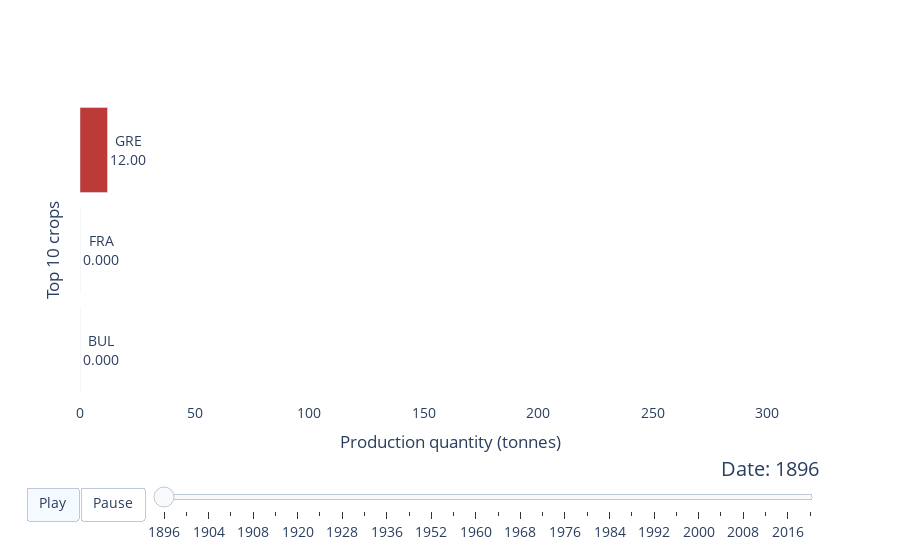

Source (notebook cell):
### Code cell
#1 Assign color to each unique item
from random import sample
import plotly.graph_objects as go

colors = {item: 'rgb({}, {}, {})'.format(*sample(range(256), 3)) for item in df['country_noc'].unique()}
df['color'] = df['country_noc'].map(colors)

my_raceplot = barplot(df,  item_column='country_noc', value_column='medals', time_column='edition')

my_raceplot.plot(item_label = 'Top 10 crops', value_label = 'Production quantity (tonnes)', frame_duration = 800)

### Figure 1 — Plotly figure (JSON) as saved in the notebook; plotly's stock layout.template omitted (floating-point values rounded to 4 significant figures)
{"data": [{"cliponaxis": false, "hoverinfo": "all", "marker": {"color": ["rgb(221, 176, 213)", "rgb(136, 88, 8)", "rgb(188, 58, 55)"]}, "orientation": "h", "textangle": 0, "textposition": "outside", "texttemplate": "%{y}<br>%{x:.4s}", "type": "bar", "x": [0, 0, 12], "y": ["BUL", "FRA", "GRE"]}], "layout": {"bargap": 0.15, "font": {"size": 14}, "plot_bgcolor": "#FFFFFF", "sliders": [{"active": 0, "currentvalue": {"font": {"size": 20}, "prefix": "Date: ", "visible": true, "xanchor": "right"}, "len": 0.9, "pad": {"b": 10, "t": 50}, "steps": [{"args": [["1896"], {"frame": {"duration": 800, "redraw": false}, "mode": "immediate", "transition": {"duration": 800}}], "label": "1896", "method": "animate"}, {"args": [["1900"], {"frame": {"duration": 800, "redraw": false}, "mode": "immediate", "transition": {"duration": 800}}], "label": "1900", "method": "animate"}, {"args": [["1904"], {"frame": {"duration": 800, "redraw": false}, "mode": "immediate", "transition": {"duration": 800}}], "label": "1904", "method": "animate"}, {"args": [["1906"], {"frame": {"duration": 800, "redraw": false}, "mode": "immediate", "transition": {"duration": 800}}], "label": "1906", "method": "animate"}, {"args": [["1908"], {"frame": {"duration": 800, "redraw": false}, "mode": "immediate", "transition": {"duration": 800}}], "label": "1908", "method": "animate"}, {"args": [["1912"], {"frame": {"duration": 800, "redraw": false}, "mode": "immediate", "transition": {"duration": 800}}], "label": "1912", "method": "animate"}, {"args": [["1920"], {"frame": {"duration": 800, "redraw": false}, "mode": "immediate", "transition": {"duration": 800}}], "label": "1920", "method": "animate"}, {"args": [["1924"], {"frame": {"duration": 800, "redraw": false}, "mode": "immediate", "transition": {"duration": 800}}], "label": "1924", "method": "animate"}, {"args": [["1928"], {"frame": {"duration": 800, "redraw": false}, "mode": "immediate", "transition": {"duration": 800}}], "label": "1928", "method": "animate"}, {"args": [["1932"], {"frame": {"duration": 800, "redraw": false}, "mode": "immediate", "transition": {"duration": 800}}], "label": "1932", "method": "animate"}, {"args": [["1936"], {"frame": {"duration": 800, "redraw": false}, "mode": "immediate", "transition": {"duration": 800}}], "label": "1936", "method": "animate"}, {"args": [["1948"], {"frame": {"duration": 800, "redraw": false}, "mode": "immediate", "transition": {"duration": 800}}], "label": "1948", "method": "animate"}, {"args": [["1952"], {"frame": {"duration": 800, "redraw": false}, "mode": "immediate", "transition": {"duration": 800}}], "label": "1952", "method": "animate"}, {"args": [["1956"], {"frame": {"duration": 800, "redraw": false}, "mode": "immediate", "transition": {"duration": 800}}], "label": "1956", "method": "animate"}, {"args": [["1960"], {"frame": {"duration": 800, "redraw": false}, "mode": "immediate", "transition": {"duration": 800}}], "label": "1960", "method": "animate"}, {"args": [["1964"], {"frame": {"duration": 800, "redraw": false}, "mode": "immediate", "transition": {"duration": 800}}], "label": "1964", "method": "animate"}, {"args": [["1968"], {"frame": {"duration": 800, "redraw": false}, "mode": "immediate", "transition": {"duration": 800}}], "label": "1968", "method": "animate"}, {"args": [["1972"], {"frame": {"duration": 800, "redraw": false}, "mode": "immediate", "transition": {"duration": 800}}], "label": "1972", "method": "animate"}, {"args": [["1976"], {"frame": {"duration": 800, "redraw": false}, "mode": "immediate", "transition": {"duration": 800}}], "label": "1976", "method": "animate"}, {"args": [["1980"], {"frame": {"duration": 800, "redraw": false}, "mode": "immediate", "transition": {"duration": 800}}], "label": "1980", "method": "animate"}, {"args": [["1984"], {"frame": {"duration": 800, "redraw": false}, "mode": "immediate", "transition": {"duration": 800}}], "label": "1984", "method": "animate"}, {"args": [["1988"], {"frame": {"duration": 800, "redraw": false}, "mode": "immediate", "transition": {"duration": 800}}], "label": "1988", "method": "animate"}, {"args": [["1992"], {"frame": {"duration": 800, "redraw": false}, "mode": "immediate", "transition": {"duration": 800}}], "label": "1992", "method": "animate"}, {"args": [["1996"], {"frame": {"duration": 800, "redraw": false}, "mode": "immediate", "transition": {"duration": 800}}], "label": "1996", "method": "animate"}, {"args": [["2000"], {"frame": {"duration": 800, "redraw": false}, "mode": "immediate", "transition": {"duration": 800}}], "label": "2000", "method": "animate"}, {"args": [["2004"], {"frame": {"duration": 800, "redraw": false}, "mode": "immediate", "transition": {"duration": 800}}], "label": "2004", "method": "animate"}, {"args": [["2008"], {"frame": {"duration": 800, "redraw": false}, "mode": "immediate", "transition": {"duration": 800}}], "label": "2008", "method": "animate"}, {"args": [["2012"], {"frame": {"duration": 800, "redraw": false}, "mode": "immediate", "transition": {"duration": 800}}], "label": "2012", "method": "animate"}, {"args": [["2016"], {"frame": {"duration": 800, "redraw": false}, "mode": "immediate", "transition": {"duration": 800}}], "label": "2016", "method": "animate"}, {"args": [["2020"], {"frame": {"duration": 800, "redraw": false}, "mode": "immediate", "transition": {"duration": 800}}], "label": "2020", "method": "animate"}], "transition": {"duration": 300, "easing": "cubic-in-out"}, "x": 0.1, "xanchor": "left", "y": 0, "yanchor": "top"}], "updatemenus": [{"buttons": [{"args": [null, {"frame": {"duration": 800, "redraw": false}, "fromcurrent": true, "transition": {"duration": 800, "easing": "quadratic-in-out"}}], "label": "Play", "method": "animate"}, {"args": [[null], {"frame": {"duration": 0, "redraw": false}, "mode": "immediate", "transition": {"duration": 0}}], "label": "Pause", "method": "animate"}], "direction": "left", "pad": {"r": 10, "t": 87}, "showactive": true, "type": "buttons", "x": 0.1, "xanchor": "right", "y": 0, "yanchor": "top"}], "xaxis": {"range": [0, 323], "showline": true, "showticklabels": true, "title": {"text": "Production quantity (tonnes)"}, "visible": true}, "yaxis": {"showline": false, "showticklabels": false, "title": {"text": "Top 10 crops"}, "visible": true}}}
